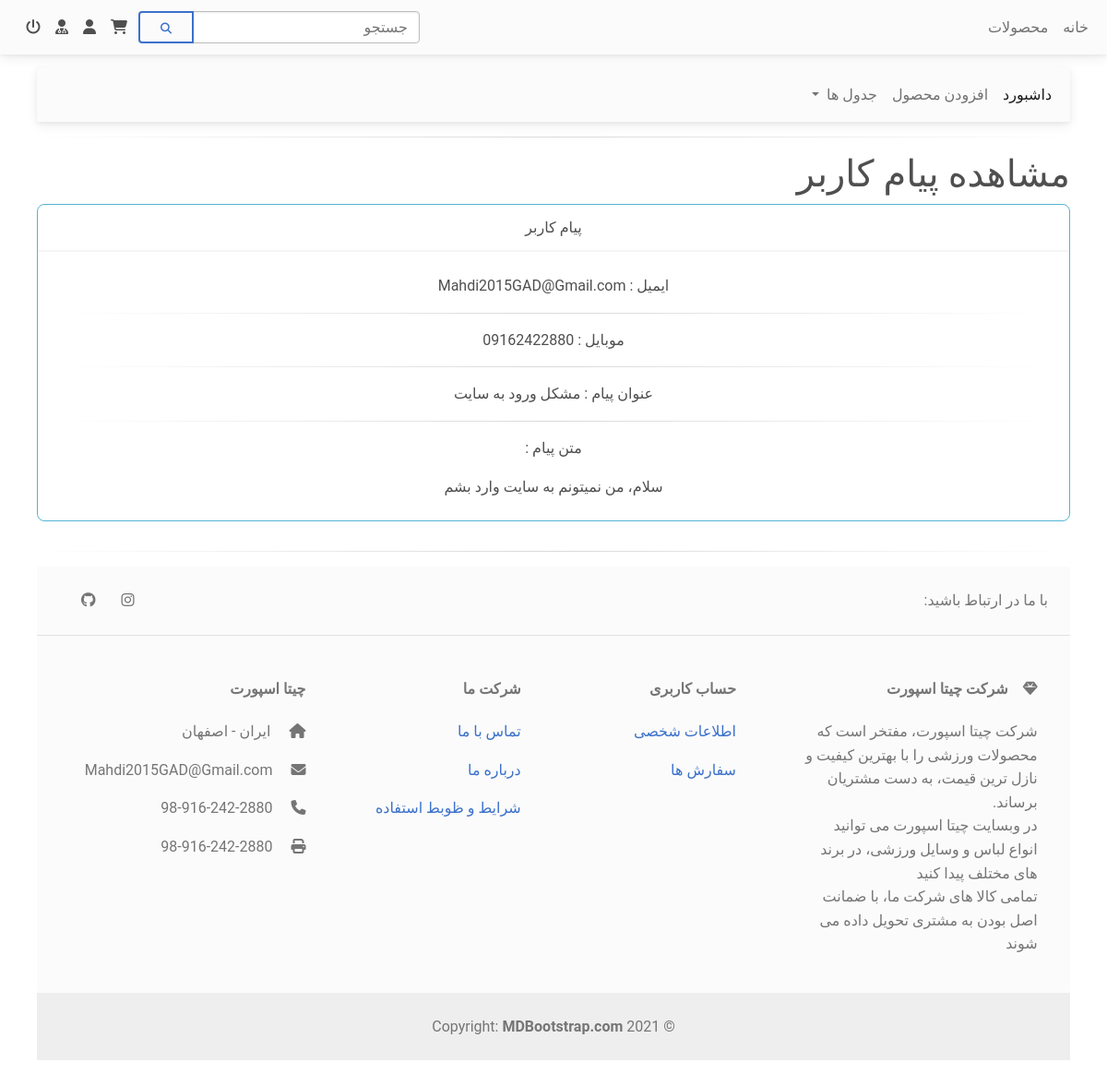
The page /ViewContact.php?id=1 (signed in) on the database its author committed.
### tables this page shows
CREATE TABLE IF NOT EXISTS `message` (
  `id` int(11) NOT NULL AUTO_INCREMENT,
  `title` varchar(255) NOT NULL,
  `email` varchar(255) NOT NULL,
  `number` varchar(255) NOT NULL,
  `textarea` text NOT NULL,
  PRIMARY KEY (`id`)
);

### Settings.php (called while the page is built)
<?php
    $dbhost = 'localhost';
    $dbuser = 'root';
    $dbpass = '';
    $dbname = 'cheetah_sport';
?>

### DataBase.php (called while the page is built, shortened)
<?php
class db {
    protected $connection;
	protected $query;
	public function __construct($dbhost = '', $dbuser = '', $dbpass = '', $dbname = '', $charset = 'utf8') {
		$this->connection = new mysqli($dbhost, $dbuser, $dbpass, $dbname);
		$this->connection->set_charset($charset);
	}
    public function query($query) {
		if ($this->query = $this->connection->prepare($query)) {
            if (func_num_args() > 1) {
                $x = func_get_args();
                $args = array_slice($x, 1);
				$types = '';
                $args_ref = array();
                foreach ($args as $k => &$arg) {
					if (is_array($args[$k])) {
						foreach ($args[$k] as $j => &$a) {
							$types .= $this->_gettype($args[$k][$j]);
							$args_ref[] = &$a;
						}
					} else {
	                	$types .= $this->_gettype($args[$k]);
	                    $args_ref[] = &$arg;
					}
                }
				array_unshift($args_ref, $types);
                call_user_func_array(array($this->query, 'bind_param'), $args_ref);
            }
            $this->query->execute();
        } else {
            $this->error('Unable to prepare MySQL statement (check your syntax) - ' . $this->connection->error);
        }
		return $this;
    }
	public function fetchArray() {
	    $params = array();
        $row = array();
	    $meta = $this->query->result_metadata();
	    while ($field = $meta->fetch_field()) {
	        $params[] = &$row[$field->name];
	    }
	    call_user_func_array(array($this->query, 'bind_result'), $params);
        $result = array();
		while ($this->query->fetch()) {
			foreach ($row as $key => $val) {
				$result[$key] = $val;
			}
		}
        $this->query_closed = TRUE;
		return $result;
	}
	private function _gettype($var) {
	    if (is_string($var)) return 's';
	    if (is_int($var)) return 'i';
	    return 'b';
	}
}
?>

### ViewContact_View.php (the view, shortened to what this page needs)
<!doctype html>
<html lang="fa">
    <head>
        <link rel = "stylesheet" href = "Styles\css\mdb.rtl.min.css" type = "text/css">
    </head>
    <body>
        <?php include 'Header.php'; ?>
        <?php include 'AsideNav.php'; ?>
        <main>
            <div>
                <hr class="hr hr-blurry" />
                <h1>مشاهده پیام کاربر</h1>
                <div class="row row-cols-1 row-cols-md-1 g-4">
                    <div class="col">
                        <div class="card border border-info shadow-0 mb-3 text-center">
                            <div class="card-header">پیام کاربر</div>
                            <div class="card-body">
                                <p class="card-text">ایمیل : <?php echo "{$message['email']}"; ?></p>
                                <hr class="hr hr-blurry" />
                                <p class="card-text">موبایل : <?php echo "{$message['number']}"; ?></p>
                                <hr class="hr hr-blurry" />
                                <p class="card-text">عنوان پیام : <?php echo "{$message['title']}"; ?></p>
                                <hr class="hr hr-blurry" />
                                <p class="card-text">متن پیام : </p>
                                <p class="card-text"><?php echo "{$message['textarea']}"; ?></p>
                            </div>
                        </div>
                    </div>
                </div>
            </div>
        </main>
        <?php include 'Footer.php'; ?>
    </body>
</html>

### rows shown on the page
message: email "Mahdi2015GAD@Gmail.com", number "09162422880", title "مشکل ورود به سایت", textarea "سلام، من نمیتونم به سایت وارد بشم"
